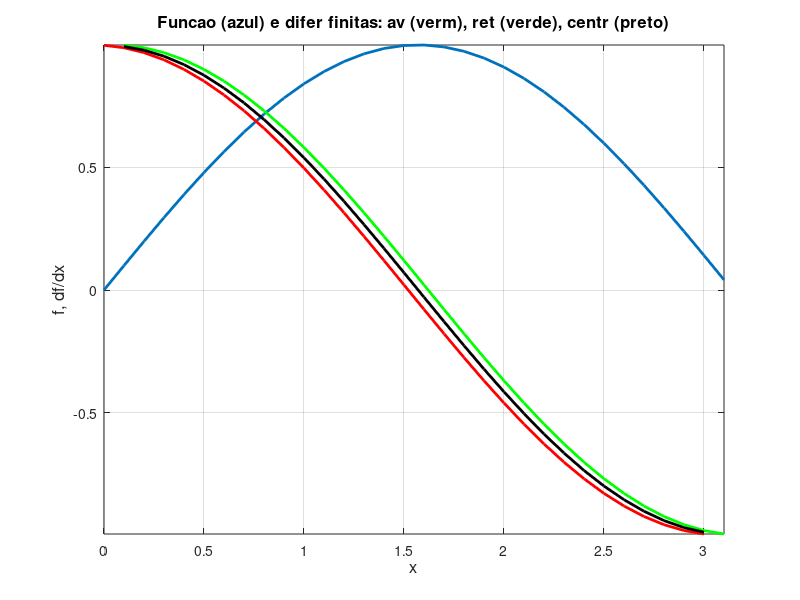
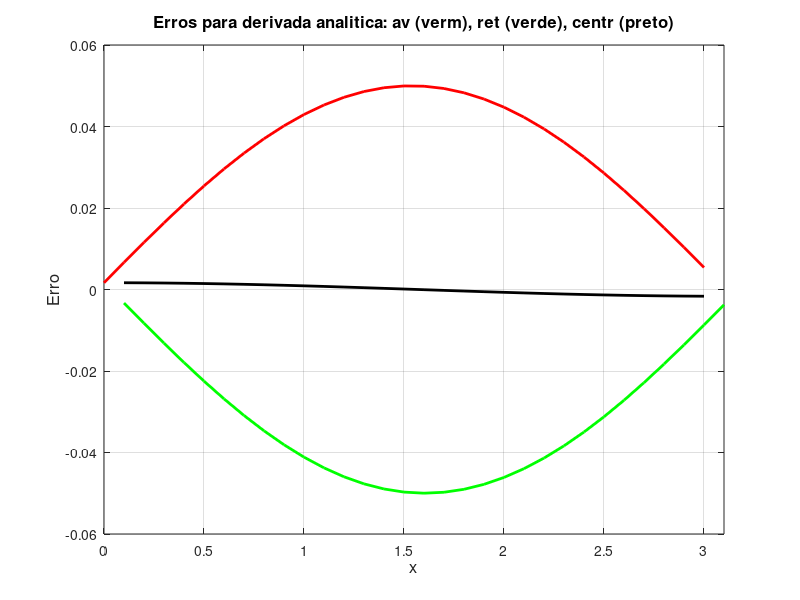
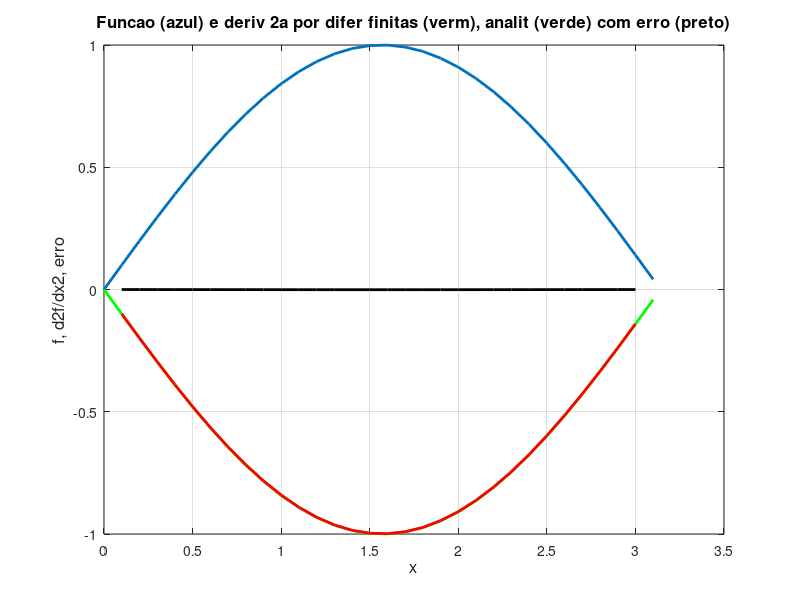

The MATLAB script that drew these images, in order:
% Programa para calculo de derivadas por diferencas finitas
clear all; close all; clc

dx=0.1;
x=0:dx:pi;
f=sin(x);
deranalit=cos(x);deranalit=deranalit';
deranalit2=-sin(x);deranalit2=deranalit2';

jmax=size(x,2);
dfava=zeros(jmax,1);
dfret=zeros(jmax,1);
dfcen=zeros(jmax,1);
dfseg=zeros(jmax,1);

dfava(1:jmax-1)=(f(2:jmax) -   f(1:jmax-1)) / dx;
dfret(2:jmax)  =(f(2:jmax) -   f(1:jmax-1)) / dx;
dfcen(2:jmax-1)=(f(3:jmax) -   f(1:jmax-2)) / (2*dx);
dfseg(2:jmax-1)=(f(3:jmax) - 2*f(2:jmax-1) + f(1:jmax-2)) / (dx^2);

figure(1)
plot(x,f,'LineWidth',2)
grid on
hold
plot(x(1:jmax-1), dfava(1:jmax-1),'r','LineWidth',2)
plot(x(2:jmax),   dfret(2:jmax),  'g','LineWidth',2)
plot(x(2:jmax-1), dfcen(2:jmax-1),'k','LineWidth',2)
axis([x(1) x(jmax) -inf inf])
title('Funcao (azul) e difer finitas: av (verm), ret (verde), centr (preto)','fontsize',12)
ylabel('f, df/dx','fontsize',12)
xlabel('x','fontsize',12)

difer1  = zeros(jmax,1);
difer2  = zeros(jmax,1);
difer3  = zeros(jmax,1);
difer2a = zeros(jmax,1);

difer1(1:jmax-1)  = deranalit(1:jmax-1)  - dfava(1:jmax-1);
difer2(2:jmax)    = deranalit(2:jmax)    - dfret(2:jmax);
difer3(2:jmax-1)  = deranalit(2:jmax-1)  - dfcen(2:jmax-1);
difer2a(2:jmax-1) = deranalit2(2:jmax-1) - dfseg(2:jmax-1);

figure(2)
plot(x(1:jmax-1),difer1(1:jmax-1),'r','LineWidth',2)
grid on
hold
plot(x(2:jmax),difer2(2:jmax),'g','LineWidth',2)
plot(x(2:jmax-1),difer3(2:jmax-1),'k','LineWidth',2)
axis([x(1) x(jmax) -0.06 0.06])
title('Erros para derivada analitica: av (verm), ret (verde), centr (preto)','fontsize',12)
ylabel('Erro','fontsize',12)
xlabel('x','fontsize',12)

estat=['media,mediana, dp, min e max dos erros das diferencas finitas avan, retard e centrada']
estat_avanc=[mean(difer1) median(difer1) std(difer1) min(difer1) max(difer1)]
estat_retar=[mean(difer2) median(difer2) std(difer2) min(difer2) max(difer2)]
estat_centr=[mean(difer3) median(difer3) std(difer3) min(difer3) max(difer3)]

figure(3)
plot(x,f,'LineWidth',2)
grid on
hold
plot(x,deranalit2,'g','LineWidth',2)
plot(x(2:jmax-1),dfseg(2:jmax-1),'r','LineWidth',2)
plot(x(2:jmax-1),difer2a(2:jmax-1),'k','LineWidth',2)
title('Funcao (azul) e deriv 2a por difer finitas (verm), analit (verde) com erro (preto)',...
    'fontsize',12)
ylabel('f, d2f/dx2, erro','fontsize',12)
xlabel('x','fontsize',12)

estat=['media,mediana, dp, min e max dos erros das diferencas finitas na derivada segunda']
estat_2der=[mean(difer2a) median(difer2a) std(difer2a) min(difer2a) max(difer2a)]
